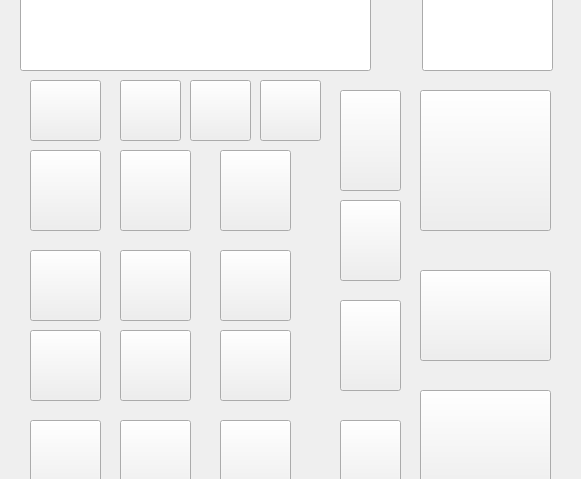
<?xml version="1.0" encoding="UTF-8"?>
<ui version="4.0">
 <class>calculator1</class>
 <widget class="QWidget" name="calculator1">
  <property name="geometry">
   <rect>
    <x>0</x>
    <y>0</y>
    <width>581</width>
    <height>479</height>
   </rect>
  </property>
  <property name="windowTitle">
   <string>calculator1</string>
  </property>
  <widget class="QLineEdit" name="ans">
   <property name="geometry">
    <rect>
     <x>20</x>
     <y>-30</y>
     <width>351</width>
     <height>101</height>
    </rect>
   </property>
   <property name="minimumSize">
    <size>
     <width>351</width>
     <height>101</height>
    </size>
   </property>
  </widget>
  <widget class="QLineEdit" name="ans1">
   <property name="geometry">
    <rect>
     <x>422</x>
     <y>-30</y>
     <width>131</width>
     <height>101</height>
    </rect>
   </property>
   <property name="minimumSize">
    <size>
     <width>113</width>
     <height>101</height>
    </size>
   </property>
  </widget>
  <widget class="QPushButton" name="confirm">
   <property name="geometry">
    <rect>
     <x>420</x>
     <y>90</y>
     <width>131</width>
     <height>141</height>
    </rect>
   </property>
   <property name="minimumSize">
    <size>
     <width>111</width>
     <height>141</height>
    </size>
   </property>
   <property name="text">
    <string/>
   </property>
  </widget>
  <widget class="QPushButton" name="less">
   <property name="geometry">
    <rect>
     <x>120</x>
     <y>80</y>
     <width>61</width>
     <height>61</height>
    </rect>
   </property>
   <property name="minimumSize">
    <size>
     <width>61</width>
     <height>41</height>
    </size>
   </property>
   <property name="text">
    <string/>
   </property>
  </widget>
  <widget class="QPushButton" name="confirm_3">
   <property name="geometry">
    <rect>
     <x>30</x>
     <y>80</y>
     <width>71</width>
     <height>61</height>
    </rect>
   </property>
   <property name="minimumSize">
    <size>
     <width>61</width>
     <height>41</height>
    </size>
   </property>
   <property name="text">
    <string/>
   </property>
  </widget>
  <widget class="QPushButton" name="confirm_4">
   <property name="geometry">
    <rect>
     <x>190</x>
     <y>80</y>
     <width>61</width>
     <height>61</height>
    </rect>
   </property>
   <property name="minimumSize">
    <size>
     <width>61</width>
     <height>41</height>
    </size>
   </property>
   <property name="text">
    <string/>
   </property>
  </widget>
  <widget class="QPushButton" name="confirm_5">
   <property name="geometry">
    <rect>
     <x>260</x>
     <y>80</y>
     <width>61</width>
     <height>61</height>
    </rect>
   </property>
   <property name="minimumSize">
    <size>
     <width>61</width>
     <height>41</height>
    </size>
   </property>
   <property name="text">
    <string/>
   </property>
  </widget>
  <widget class="QPushButton" name="confirm_6">
   <property name="geometry">
    <rect>
     <x>340</x>
     <y>90</y>
     <width>61</width>
     <height>101</height>
    </rect>
   </property>
   <property name="minimumSize">
    <size>
     <width>61</width>
     <height>81</height>
    </size>
   </property>
   <property name="text">
    <string/>
   </property>
  </widget>
  <widget class="QPushButton" name="confirm_7">
   <property name="geometry">
    <rect>
     <x>340</x>
     <y>200</y>
     <width>61</width>
     <height>81</height>
    </rect>
   </property>
   <property name="minimumSize">
    <size>
     <width>61</width>
     <height>81</height>
    </size>
   </property>
   <property name="text">
    <string/>
   </property>
  </widget>
  <widget class="QPushButton" name="confirm_8">
   <property name="geometry">
    <rect>
     <x>30</x>
     <y>420</y>
     <width>71</width>
     <height>81</height>
    </rect>
   </property>
   <property name="minimumSize">
    <size>
     <width>71</width>
     <height>71</height>
    </size>
   </property>
   <property name="text">
    <string/>
   </property>
  </widget>
  <widget class="QPushButton" name="confirm_9">
   <property name="geometry">
    <rect>
     <x>340</x>
     <y>300</y>
     <width>61</width>
     <height>91</height>
    </rect>
   </property>
   <property name="minimumSize">
    <size>
     <width>61</width>
     <height>71</height>
    </size>
   </property>
   <property name="text">
    <string/>
   </property>
  </widget>
  <widget class="QPushButton" name="confirm_10">
   <property name="geometry">
    <rect>
     <x>340</x>
     <y>420</y>
     <width>61</width>
     <height>81</height>
    </rect>
   </property>
   <property name="minimumSize">
    <size>
     <width>61</width>
     <height>81</height>
    </size>
   </property>
   <property name="text">
    <string/>
   </property>
  </widget>
  <widget class="QPushButton" name="confirm_11">
   <property name="geometry">
    <rect>
     <x>420</x>
     <y>270</y>
     <width>131</width>
     <height>91</height>
    </rect>
   </property>
   <property name="minimumSize">
    <size>
     <width>111</width>
     <height>81</height>
    </size>
   </property>
   <property name="text">
    <string/>
   </property>
  </widget>
  <widget class="QPushButton" name="confirm_12">
   <property name="geometry">
    <rect>
     <x>420</x>
     <y>390</y>
     <width>131</width>
     <height>111</height>
    </rect>
   </property>
   <property name="minimumSize">
    <size>
     <width>111</width>
     <height>111</height>
    </size>
   </property>
   <property name="text">
    <string/>
   </property>
  </widget>
  <widget class="QPushButton" name="NUMBER">
   <property name="geometry">
    <rect>
     <x>30</x>
     <y>150</y>
     <width>71</width>
     <height>81</height>
    </rect>
   </property>
   <property name="minimumSize">
    <size>
     <width>71</width>
     <height>61</height>
    </size>
   </property>
   <property name="text">
    <string/>
   </property>
  </widget>
  <widget class="QPushButton" name="pushButton_2">
   <property name="geometry">
    <rect>
     <x>120</x>
     <y>150</y>
     <width>71</width>
     <height>81</height>
    </rect>
   </property>
   <property name="minimumSize">
    <size>
     <width>71</width>
     <height>61</height>
    </size>
   </property>
   <property name="text">
    <string/>
   </property>
  </widget>
  <widget class="QPushButton" name="pushButton_3">
   <property name="geometry">
    <rect>
     <x>220</x>
     <y>150</y>
     <width>71</width>
     <height>81</height>
    </rect>
   </property>
   <property name="minimumSize">
    <size>
     <width>71</width>
     <height>61</height>
    </size>
   </property>
   <property name="text">
    <string/>
   </property>
  </widget>
  <widget class="QPushButton" name="pushButton_4">
   <property name="geometry">
    <rect>
     <x>30</x>
     <y>250</y>
     <width>71</width>
     <height>71</height>
    </rect>
   </property>
   <property name="minimumSize">
    <size>
     <width>71</width>
     <height>61</height>
    </size>
   </property>
   <property name="text">
    <string/>
   </property>
  </widget>
  <widget class="QPushButton" name="pushButton_5">
   <property name="geometry">
    <rect>
     <x>120</x>
     <y>250</y>
     <width>71</width>
     <height>71</height>
    </rect>
   </property>
   <property name="minimumSize">
    <size>
     <width>71</width>
     <height>61</height>
    </size>
   </property>
   <property name="text">
    <string/>
   </property>
  </widget>
  <widget class="QPushButton" name="pushButton_6">
   <property name="geometry">
    <rect>
     <x>220</x>
     <y>250</y>
     <width>71</width>
     <height>71</height>
    </rect>
   </property>
   <property name="minimumSize">
    <size>
     <width>71</width>
     <height>61</height>
    </size>
   </property>
   <property name="text">
    <string/>
   </property>
  </widget>
  <widget class="QPushButton" name="pushButton_7">
   <property name="geometry">
    <rect>
     <x>30</x>
     <y>330</y>
     <width>71</width>
     <height>71</height>
    </rect>
   </property>
   <property name="minimumSize">
    <size>
     <width>71</width>
     <height>61</height>
    </size>
   </property>
   <property name="text">
    <string/>
   </property>
  </widget>
  <widget class="QPushButton" name="pushButton_8">
   <property name="geometry">
    <rect>
     <x>120</x>
     <y>330</y>
     <width>71</width>
     <height>71</height>
    </rect>
   </property>
   <property name="minimumSize">
    <size>
     <width>71</width>
     <height>61</height>
    </size>
   </property>
   <property name="text">
    <string/>
   </property>
  </widget>
  <widget class="QPushButton" name="pushButton_9">
   <property name="geometry">
    <rect>
     <x>220</x>
     <y>330</y>
     <width>71</width>
     <height>71</height>
    </rect>
   </property>
   <property name="minimumSize">
    <size>
     <width>71</width>
     <height>61</height>
    </size>
   </property>
   <property name="text">
    <string/>
   </property>
  </widget>
  <widget class="QPushButton" name="confirm_13">
   <property name="geometry">
    <rect>
     <x>120</x>
     <y>420</y>
     <width>71</width>
     <height>81</height>
    </rect>
   </property>
   <property name="minimumSize">
    <size>
     <width>71</width>
     <height>71</height>
    </size>
   </property>
   <property name="text">
    <string/>
   </property>
  </widget>
  <widget class="QPushButton" name="confirm_14">
   <property name="geometry">
    <rect>
     <x>220</x>
     <y>420</y>
     <width>71</width>
     <height>81</height>
    </rect>
   </property>
   <property name="minimumSize">
    <size>
     <width>71</width>
     <height>71</height>
    </size>
   </property>
   <property name="text">
    <string/>
   </property>
  </widget>
  <widget class="QLabel" name="label">
   <property name="geometry">
    <rect>
     <x>-230</x>
     <y>-30</y>
     <width>1041</width>
     <height>511</height>
    </rect>
   </property>
   <property name="text">
    <string>&lt;html&gt;&lt;head/&gt;&lt;body&gt;&lt;p&gt;&lt;img src=&quot;:/C:/Users/11861/Desktop/530e0bfe97150.jpg&quot;/&gt;&lt;/p&gt;&lt;/body&gt;&lt;/html&gt;</string>
   </property>
  </widget>
  <zorder>label</zorder>
  <zorder>ans</zorder>
  <zorder>ans1</zorder>
  <zorder>confirm</zorder>
  <zorder>less</zorder>
  <zorder>confirm_3</zorder>
  <zorder>confirm_4</zorder>
  <zorder>confirm_5</zorder>
  <zorder>confirm_6</zorder>
  <zorder>confirm_7</zorder>
  <zorder>confirm_8</zorder>
  <zorder>confirm_9</zorder>
  <zorder>confirm_10</zorder>
  <zorder>confirm_11</zorder>
  <zorder>confirm_12</zorder>
  <zorder>NUMBER</zorder>
  <zorder>pushButton_2</zorder>
  <zorder>pushButton_3</zorder>
  <zorder>pushButton_4</zorder>
  <zorder>pushButton_5</zorder>
  <zorder>pushButton_6</zorder>
  <zorder>pushButton_7</zorder>
  <zorder>pushButton_8</zorder>
  <zorder>pushButton_9</zorder>
  <zorder>confirm_13</zorder>
  <zorder>confirm_14</zorder>
 </widget>
 <resources/>
 <connections/>
</ui>
